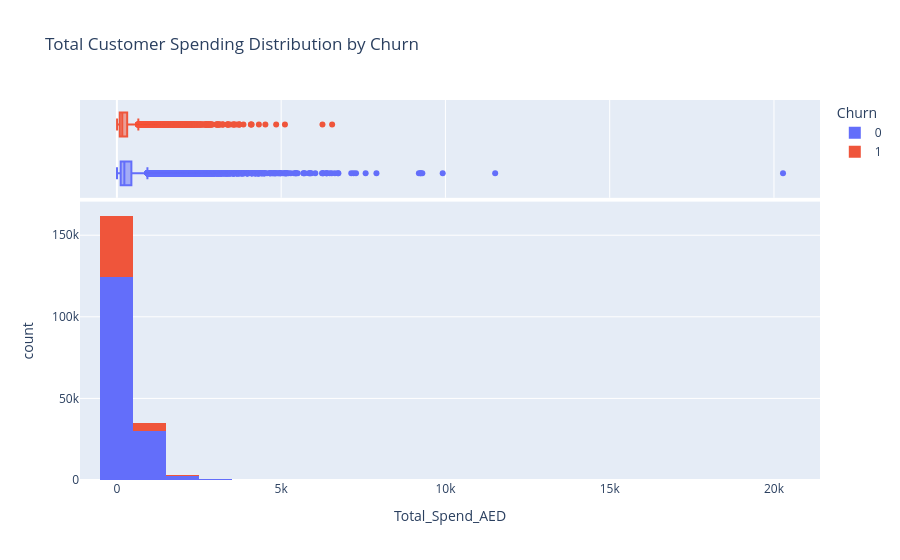

Notebook source saved alongside this figure:
### Code cell
px.histogram(df_new, x='Total_Spend_AED', color='Churn',
             marginal='box', nbins=30,
             title='Total Customer Spending Distribution by Churn')

### Figure 1 — Plotly figure (JSON) as saved in the notebook; plotly's stock layout.template omitted (floating-point values rounded to 4 significant figures; data arrays with more than 128 entries replaced by an {"elided": "..."} marker saying what was removed)
{"data": [{"alignmentgroup": "True", "bingroup": "x", "hovertemplate": "Churn=0<br>Total_Spend_AED=%{x}<br>count=%{y}<extra></extra>", "legendgroup": "0", "marker": {"color": "#636efa", "pattern": {"shape": ""}}, "name": "0", "nbinsx": 30, "offsetgroup": "0", "orientation": "v", "showlegend": true, "type": "histogram", "x": {"elided": "157520 float values"}, "xaxis": "x", "yaxis": "y"}, {"alignmentgroup": "True", "hovertemplate": "Churn=0<br>Total_Spend_AED=%{x}<extra></extra>", "legendgroup": "0", "marker": {"color": "#636efa"}, "name": "0", "notched": true, "offsetgroup": "0", "showlegend": false, "type": "box", "x": {"elided": "157520 float values"}, "xaxis": "x2", "yaxis": "y2"}, {"alignmentgroup": "True", "bingroup": "x", "hovertemplate": "Churn=1<br>Total_Spend_AED=%{x}<br>count=%{y}<extra></extra>", "legendgroup": "1", "marker": {"color": "#EF553B", "pattern": {"shape": ""}}, "name": "1", "nbinsx": 30, "offsetgroup": "1", "orientation": "v", "showlegend": true, "type": "histogram", "x": {"elided": "42980 float values"}, "xaxis": "x", "yaxis": "y"}, {"alignmentgroup": "True", "hovertemplate": "Churn=1<br>Total_Spend_AED=%{x}<extra></extra>", "legendgroup": "1", "marker": {"color": "#EF553B"}, "name": "1", "notched": true, "offsetgroup": "1", "showlegend": false, "type": "box", "x": {"elided": "42980 float values"}, "xaxis": "x2", "yaxis": "y2"}], "layout": {"barmode": "relative", "legend": {"title": {"text": "Churn"}, "tracegroupgap": 0}, "title": {"text": "Total Customer Spending Distribution by Churn"}, "xaxis": {"anchor": "y", "domain": [0, 1], "title": {"text": "Total_Spend_AED"}}, "xaxis2": {"anchor": "y2", "domain": [0, 1], "matches": "x", "showgrid": true, "showticklabels": false}, "yaxis": {"anchor": "x", "domain": [0, 0.7326], "title": {"text": "count"}}, "yaxis2": {"anchor": "x2", "domain": [0.7426, 1], "matches": "y2", "showgrid": false, "showline": false, "showticklabels": false, "ticks": ""}}}
